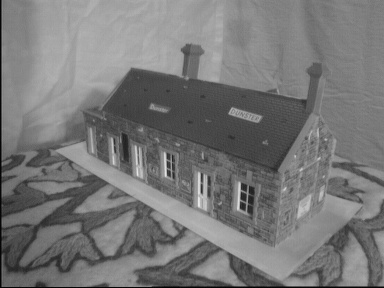
%> input picture data/part2/house1.jpg, 384 x 288 px
$ octave --eval "part2;"   (GNU Octave 9; MATLAB toolbox functions it lacks are replaced by stand-ins)
%> lines starting %> are read from the running program, lines starting %| are printed output that depends on the picture
### code/ransac.m
function [ F, matches ] = ransac(ori_I1,ori_I2,normalised)
    gray_I1  = rgb2gray(ori_I1);
    I1       = im2double(gray_I1);
    gray_I2  = rgb2gray(ori_I2);
    I2       = im2double(gray_I2);

    % Harris Params
    sigma           = 1;
    threshold       = 0.02;
    radius          = 1;
    display_harris  = 0;

    % Putatuive Matches
    nsize = 3;
    pm_threshold = 0.01;
%     display_putative_matches = 1;

%     % Ransac
    ransac_count = 10000;
    ransac_threshold= 1000;
%     display_ransac_matches = 1;
%
%
%
%%

    [~, r1, c1]  = harris(I1, sigma, threshold, radius, display_harris);
    [~, r2, c2]  = harris(I2, sigma, threshold, radius, display_harris);

    [n1, ~, ~] = neighborhoods(I1, r1, c1, nsize);
    [n2, ~, ~] = neighborhoods(I2, r2, c2, nsize);

    d = dist2(n1,n2);
    disp(size(d));
    [dist, pj] = min(d,[],2);
    pi = (1:size(d,1))';
    pi = pi(dist<pm_threshold);
    pj = pj(dist<pm_threshold);

    pmatches = [c1(pi) r1(pi) c2(pj) r2(pj)];


%%  RANSAC
    N = size(pmatches,1);
    max_inlier_count = 0;
    best_F =[];
    best_inliers_idx = [];
    pmatches_idx = (1:size(pmatches,1))';

    for i = 1:ransac_count
        F = fit_fundamental(pmatches,normalised);

        L = (F * [pmatches(:,1:2) ones(N,1)]')'; % transform points from
        % the first image to get epipolar lines in the second image

        % find points on epipolar lines L closest to matches(:,3:4)
        L = L ./ repmat(sqrt(L(:,1).^2 + L(:,2).^2), 1, 3); % rescale the line
        pt_line_dist = sum(L .* [pmatches(:,3:4) ones(N,1)],2);
%         closest_pt = matches(:,3:4) - L(:,1:2) .* repmat(pt_line_dist, 1, 2);
        pt_line_dist1_sq = pt_line_dist.^2;
        sum_pt_line_dist1_sq = sum(pt_line_dist1_sq);
        pt_line_dist1_sq_mean = sum_pt_line_dist1_sq/size(pt_line_dist1_sq,1);
        root_pt_line_dist1_sq_mean = sqrt(pt_line_dist1_sq_mean);

        %%% MSD pt line image 2
        L2 = (F' * [pmatches(:,3:4) ones(N,1)]')'; % transform points from
        L2 = L2 ./ repmat(sqrt(L2(:,1).^2 + L2(:,2).^2), 1, 3); % rescale the line
        pt_line_dist2 = sum(L2 .* [pmatches(:,1:2) ones(N,1)],2);
%          closest_pt2 = matches(:,1:2) - L2(:,1:2) .* repmat(pt_line_dist2, 1, 2);
        pt_line_dist2_sq = pt_line_dist2.^2;
        sum_pt_line_dist2_sq = sum(pt_line_dist2_sq);
        pt_line_dist2_sq_mean = sum_pt_line_dist2_sq/size(pt_line_dist2_sq,1);
        root_pt_line_dist2_sq_mean = sqrt(pt_line_dist2_sq_mean);

        inliers_bool = (pt_line_dist1_sq<ransac_threshold)&(pt_line_dist2_sq<ransac_threshold);
        inliers_count = sum(inliers_bool);
        inliers_idx = pmatches_idx((pt_line_dist1_sq<ransac_threshold)&(pt_line_dist2_sq<ransac_threshold));
        if(inliers_count > max_inlier_count)
            max_inlier_count=inliers_count;
            best_F = F;
            best_inliers_idx = inliers_idx;
        end

        error = root_pt_line_dist1_sq_mean + root_pt_line_dist2_sq_mean;

    end

    fprintf("Inliers : " + max_inlier_count + "\n");
    matches = pmatches( best_inliers_idx, 1:4 );
    F = best_F;


### code/harris.m
% HARRIS - Harris corner detector
%
% Usage:  [cim, r, c] = harris(im, sigma, thresh, radius, disp)
%
% Arguments:
%            im     - image to be processed.
%            sigma  - standard deviation of smoothing Gaussian. Typical
%                     values to use might be 1-3.
%            thresh - threshold (optional). Try a value ~1000.
%            radius - radius of region considered in non-maximal
%                     suppression (optional). Typical values to use might
%                     be 1-3.
%            disp   - optional flag (0 or 1) indicating whether you want
%                     to display corners overlayed on the original
%                     image. This can be useful for parameter tuning.
%
% Returns:
%            cim    - binary image marking corners.
%            r      - row coordinates of corner points.
%            c      - column coordinates of corner points.
%
% If thresh and radius are omitted from the argument list 'cim' is returned
% as a raw corner strength image and r and c are returned empty.

% Reference:
% C.G. Harris and M.J. Stephens. "A combined corner and edge detector",
% Proceedings Fourth Alvey Vision Conference, Manchester.
% pp 147-151, 1988.
%
% Author:
% Peter Kovesi
% Department of Computer Science & Software Engineering
% The University of Western Australia
% pk@cs.uwa.edu.au  www.cs.uwa.edu.au/~pk
%
% March 2002

function [cim, r, c] = harris(im, sigma, thresh, radius, disp)

    error(nargchk(2,5,nargin));

    dx = [-1 0 1; -1 0 1; -1 0 1]; % Derivative masks
    dy = dx';

    Ix = conv2(im, dx, 'same');    % Image derivatives
    Iy = conv2(im, dy, 'same');

    % Generate Gaussian filter of size 6*sigma (+/- 3sigma) and of
    % minimum size 1x1.
    g = fspecial('gaussian',max(1,fix(6*sigma)), sigma);

    Ix2 = conv2(Ix.^2, g, 'same'); % Smoothed squared image derivatives
    Iy2 = conv2(Iy.^2, g, 'same');
    Ixy = conv2(Ix.*Iy, g, 'same');

    cim = (Ix2.*Iy2 - Ixy.^2)./(Ix2 + Iy2 + eps); % Harris corner measure

    % Alternate Harris corner measure used by some.  Suggested that
    % k=0.04 - I find this a bit arbitrary and unsatisfactory.
%   cim = (Ix2.*Iy2 - Ixy.^2) - k*(Ix2 + Iy2).^2;

    if nargin > 2   % We should perform nonmaximal suppression and threshold

	% Extract local maxima by performing a grey scale morphological
	% dilation and then finding points in the corner strength image that
	% match the dilated image and are also greater than the threshold.
	sze = 2*radius+1;                   % Size of mask.
	mx = ordfilt2(cim,sze^2,ones(sze)); % Grey-scale dilate.
	cim = (cim==mx)&(cim>thresh);       % Find maxima.

	[r,c] = find(cim);                  % Find row,col coords.

	if nargin==5 & disp      % overlay corners on original image
	    figure, imagesc(im), axis image, colormap(gray), hold on
	    plot(c,r,'ys'), title('corners detected');
	end

    else  % leave cim as a corner strength image and make r and c empty.
	r = []; c = [];
    end

### code/neighborhoods.m
function [neighborhood, newr, newc] = neighborhoods(image, r, c, nsize)
    neighborhood = [];
    n = (nsize-1)/2;
    newr=[];
    newc=[];

    for i = 1:length(r)
        if( r(i)>n && r(i)<size(image,1)-n && c(i)>n && c(i)<size(image,2)-n )
            nMatrix = image(r(i)-n:r(i)+n,c(i)-n:c(i)+n);
            nVector = reshape(nMatrix,1,[]);
            neighborhood = [ neighborhood; nVector];
            newr=[newr; r(i)];
            newc=[newc; c(i)];
        end
    end


### code/dist2.m
function n2 = dist2(x, c)
% DIST2	Calculates squared distance between two sets of points.
% Adapted from Netlab neural network software:
% http://www.ncrg.aston.ac.uk/netlab/index.php
%
%	Description
%	D = DIST2(X, C) takes two matrices of vectors and calculates the
%	squared Euclidean distance between them.  Both matrices must be of
%	the same column dimension.  If X has M rows and N columns, and C has
%	L rows and N columns, then the result has M rows and L columns.  The
%	I, Jth entry is the  squared distance from the Ith row of X to the
%	Jth row of C.
%
%
%	Copyright (c) Ian T Nabney (1996-2001)

[ndata, dimx] = size(x);
[ncentres, dimc] = size(c);
if dimx ~= dimc
	error('Data dimension does not match dimension of centres')
end

n2 = (ones(ncentres, 1) * sum((x.^2)', 1))' + ...
  ones(ndata, 1) * sum((c.^2)',1) - ...
  2.*(x*(c'));

% Rounding errors occasionally cause negative entries in n2
if any(any(n2<0))
  n2(n2<0) = 0;
end

### code/fit_fundamental.m
function F = fit_fundamental(matches,normalised)
%     samples = randperm(size(matches,1));
%     matches = matches(samples,1:4);


    if normalised
        centroid = sum(matches(1:8,1:2)) / 8;
        diff = matches(1:8,1:2) - repmat(centroid,8,1);
        avgdist = sum(sqrt(diff(:,1).^2 + diff( :,2).^2)) / 8;
        scale = sqrt(2) / avgdist;
        T = diag([scale scale 1]) * [eye(3,2) [-centroid 1]'];
        newpts = matches(1:8,1:2);
        newpts(:,3) = 1;
        newpts = newpts * T';
        newpts = newpts ./ repmat( newpts(:,3), 1, 3);
        x1 = newpts(:,1);
        y1 = newpts(:,2);


        centroid2 = sum(matches(1:8,3:4)) / 8;
        diff2 = matches(1:8,3:4) - repmat(centroid2,8,1);
        avgdist2 = sum(sqrt(diff2(:,1).^2 + diff2( :,2).^2)) / 8;
        scale2 = sqrt(2) / avgdist2;
        T2 = diag([scale2 scale2 1]) * [eye(3,2) [-centroid2 1]'];
        newpts2 = matches(1:8,3:4);
        newpts2(:,3) = 1;
        newpts2 = newpts2 * T2';
        newpts2 = newpts2 ./ repmat( newpts2(:,3), 1, 3);
        x2 = newpts2(:,1);
        y2 = newpts2(:,2);
    else
        x1  = matches(1:8,1);
        y1  = matches(1:8,2);
        x2  = matches(1:8,3);
        y2  = matches(1:8,4);
    end


    A = [ x2.*x1 x2.*y1 x2 y2.*x1 y2.*y1 y2 x1 y1 ones(8,1)];
    [U,D,V] = svd(A,0);
    f = V(:,end);
    F = reshape( f,[3 3])';

    [U,D,V] = svd(F);
    D(3,3) = 0;
    D = D / D(1,1);
    F = U * D * V';

    if normalised
        F = T2' * F * T;
    end


### code/part2.m
function part2()
    %%
    %% load images and match files for the first example
    %%
    img_root = '../data/part2/';
    I1 = imread(strcat(img_root,'house1.jpg'));
%> I1 is the input picture: size 288x384x3 uint8; min 0, max 232, mean 119.2
    I2 = imread(strcat(img_root,'house2.jpg'));
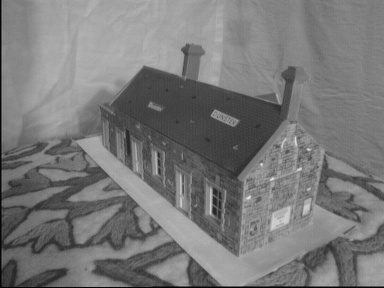
%> input picture data/part2/house2.jpg, 384 x 288 px
%> I2 is the input picture: size 288x384x3 uint8; min 0, max 229, mean 120.7
    matches = load(strcat(img_root,'house_matches.txt'));
    % this is a N x 4 file where the first two numbers of each row
    % are coordinates of corners in the first image and the last two
    % are coordinates of corresponding corners in the second image:
    % matches(i,1:2) is a point in the first image
    % matches(i,3:4) is a corresponding point in the second image

    N = size(matches,1);

    %%
    %% display two images side-by-side with matches
    %% this code is to help you visualize the matches, you don't need
    %% to use it to produce the results for the assignment
    %%
% [5 lines of commented-out code are left out]

    %%
    %% display second image with epipolar lines reprojected
    %% from the first image
    %%

    % first, fit fundamental matrix to the matches
    RANSAC      =   1;
    normalised  =   1;
    if RANSAC
        [ F, matches ] = ransac(I1,I2,normalised);
%> in harris, `cim = (cim==mx)&(cim>thresh);`:
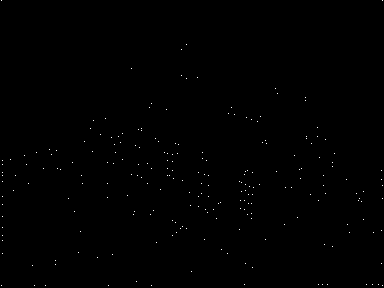
%> cim: size 288x384 logical; 0.21% white in thin lines or dots
%> in harris, `[r,c] = find(cim);`: r = 228 values from 1 to 286; c = 228 values from 2 to 383
%> in ransac, `[~, r1, c1]  = harris(I1, sigma, threshold, radius, display_harris);`: r1 = 228 values, max 286 at index 2, min 1 at index 1, mean 183.7; c1 = 228 values from 2 to 383
%> call 2 of harris, with sigma = 1, thresh = 0.02, radius = 1, disp = 0
%> in harris (call 2), `Ixy = conv2(Ix.*Iy, g, 'same');`:
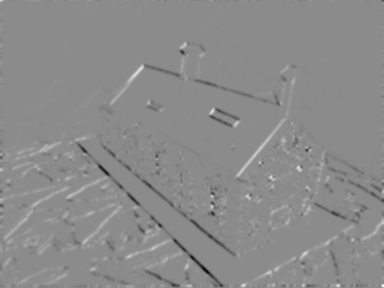
%> Ixy: size 288x384 double; min -0.305, max 0.253, mean -1.47e-06; drawn with min black and max white
%> in harris (call 2), `cim = (cim==mx)&(cim>thresh);`:
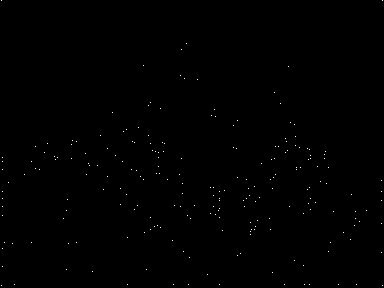
%> cim: size 288x384 logical; 0.2% white in thin lines or dots
%> in harris (call 2), `[r,c] = find(cim);`: r = 222 values from 1 to 286; c = 222 values from 2 to 383
%> in ransac, `[~, r2, c2]  = harris(I2, sigma, threshold, radius, display_harris);`: r2 = 222 values, max 286 at index 2, min 1 at index 1, mean 186.2; c2 = 222 values from 2 to 383
%> the loop in neighborhoods, `for i = 1:length(r)` made 228 passes
%> (nMatrix, nVector, newr, newc) on passes 3 to 5: ([0.243 0.439 0.373; 0.22 0.357 0.278; 0.157 0.31 0.329], [0.243 0.22 0.157 0.439 0.357 0.31 0.373 0.278 0.329], [286; 161], [2; 3]), ([0.271 0.506 0.443; 0.263 0.478 0.408; 0.243 0.424 0.337], [0.271 0.263 0.243 0.506 0.478 0.424 0.443 0.408 0.337], [286; 161; 165], [2; 3; 3]), ([0.137 0.255 0.231; 0.173 0.341 0.341; 0.231 0.455 0.416], [0.137 0.173 0.231 0.255 0.341 0.455 0.231 0.341 0.416], [286; 161; 165; 173], [2; 3; 3; 3])
%> (nMatrix, neighborhood, newr, newc) on pass 2: ([0.0196 0.22 0.4; 0.0118 0.231 0.435; 0.0353 0.231 0.42], [0.0196 0.0118 0.0353 0.22 0.231 0.231 0.4 0.435 0.42], 286, 2)
%> after the loop in neighborhoods, `for i = 1:length(r)`: nMatrix = [0.408 0.384 0.482; 0.373 0.357 0.471; 0.376 0.318 0.373]; nVector = [0.408 0.373 0.376 0.384 0.357 0.318 0.482 0.471 0.373]; newc = 223 values from 2 to 382; newr = 223 values, max 286 at index 1, min 45 at index 108, mean 184.8
%> the loop in neighborhoods (call 2), `for i = 1:length(r)` made 222 passes
%> (nMatrix, nVector, newr, newc) on passes 3 to 5: ([0.275 0.494 0.435; 0.243 0.431 0.38; 0.176 0.341 0.282], [0.275 0.243 0.176 0.494 0.431 0.341 0.435 0.38 0.282], [286; 158], [2; 3]), ([0.133 0.29 0.227; 0.145 0.275 0.286; 0.216 0.4 0.365], [0.133 0.145 0.216 0.29 0.275 0.4 0.227 0.286 0.365], [286; 158; 162], [2; 3; 3]), ([0.133 0.235 0.212; 0.153 0.31 0.282; 0.22 0.435 0.388], [0.133 0.153 0.22 0.235 0.31 0.435 0.212 0.282 0.388], [286; 158; 162; 170], [2; 3; 3; 3])
%> (nMatrix, neighborhood, newr, newc) on pass 2: ([0.0235 0.114 0.22; 0.0157 0.11 0.2; 0.0275 0.129 0.2], [0.0235 0.0157 0.0275 0.114 0.11 0.129 0.22 0.2 0.2], 286, 2)
%> in dist2, `n2 = (ones(ncentres, 1) * sum((x.^2)', 1))' + ones(ndata, 1) * sum((c...`:
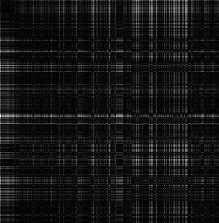
%> n2: size 223x219 double; min 0.000953, max 3.69, mean 0.312; drawn with min black and max white
%|    223   219
%> in ransac, `[dist, pj] = min(d,[],2);`: dist = 223 values, max 0.118 at index 1, min 0.000953 at index 82, mean 0.0177; pj = 223 values, max 219 at index 43, min 2 at index 3, mean 101.6
%> in ransac, `pi = pi(dist<pm_threshold);`: pi = 81 values from 4 to 222
%> in ransac, `pj = pj(dist<pm_threshold);`: pj = 81 values, max 219 at index 29, min 2 at index 2, mean 97.48
%> in ransac, `pmatches = [c1(pi) r1(pi) c2(pj) r2(pj)];`: pmatches = 81 rows, first 8: [3 165 3 162; 3 173 2 286; 3 176 3 192; 3 182 3 170; 3 197 3 216; 3 217 3 199; 3 228 3 249; 3 236 3 216]
%> the loop in ransac, `for i = 1:ransac_count` made 10000 passes
%> (max_inlier_count, best_inliers_idx) on pass 1: (9, [1; 2; 3; 4; 5; 6; 7; 8; 9])
%| Inliers : 9
        N = size(matches,1);
    else
        F = fit_fundamental(matches,normalised); % this is a function that you should write
    end
    L = (F * [matches(:,1:2) ones(N,1)]')'; % transform points from
    % the first image to get epipolar lines in the second image

    % find points on epipolar lines L closest to matches(:,3:4)
    L = L ./ repmat(sqrt(L(:,1).^2 + L(:,2).^2), 1, 3); % rescale the line
    pt_line_dist = sum(L .* [matches(:,3:4) ones(N,1)],2);
    closest_pt = matches(:,3:4) - L(:,1:2) .* repmat(pt_line_dist, 1, 2);


    %% MSD pt line image 1
    pt_line_dist1_sq = pt_line_dist.^2;
    sum_pt_line_dist1_sq = sum(pt_line_dist1_sq);
    pt_line_dist1_sq_mean = sum_pt_line_dist1_sq/size(pt_line_dist1_sq,1);
    %%% MSD pt line image 2
    L2 = (F' * [matches(:,3:4) ones(N,1)]')'; % transform points from
    L2 = L2 ./ repmat(sqrt(L2(:,1).^2 + L2(:,2).^2), 1, 3); % rescale the line
    pt_line_dist2 = sum(L2 .* [matches(:,1:2) ones(N,1)],2);
    closest_pt2 = matches(:,1:2) - L2(:,1:2) .* repmat(pt_line_dist2, 1, 2);

    pt_line_dist2_sq = pt_line_dist2.^2;
    sum_pt_line_dist2_sq = sum(pt_line_dist2_sq);
    pt_line_dist2_sq_mean = sum_pt_line_dist2_sq/size(pt_line_dist2_sq,1);

    pt3 = closest_pt2 - [L2(:,2) -L2(:,1)] * 10; % offset from the closest point is 10 pixels
    pt4 = closest_pt2 + [L2(:,2) -L2(:,1)] * 10;

    clf;
    imshow(I1); hold on;
    plot(matches(:,1), matches(:,2), '+r');
    line([matches(:,1) closest_pt2(:,1)]', [matches(:,2) closest_pt2(:,2)]', 'Color', 'r');
    line([pt3(:,1) pt4(:,1)]', [pt3(:,2) pt4(:,2)]', 'Color', 'g');
    %%

    fprintf("Image 1 points and epipolar of image 2 : " + pt_line_dist1_sq_mean +"\n")
%| Image 1 points and epipolar of image 2 : 13.2082
    fprintf("Image 2 points and epipolar of image 1 : " + pt_line_dist2_sq_mean )
%| Image 2 points and epipolar of image 1 : 1.0956e-31


    % find endpoints of segment on epipolar line (for display purposes)
    pt1 = closest_pt - [L(:,2) -L(:,1)] * 10; % offset from the closest point is 10 pixels
    pt2 = closest_pt + [L(:,2) -L(:,1)] * 10;

    % display points and segments of corresponding epipolar lines
    clf;
    imshow(I2); hold on;
    plot(matches(:,3), matches(:,4), '+r');
    line([matches(:,3) closest_pt(:,1)]', [matches(:,4) closest_pt(:,2)]', 'Color', 'r');
    line([pt1(:,1) pt2(:,1)]', [pt1(:,2) pt2(:,2)]', 'Color', 'g');
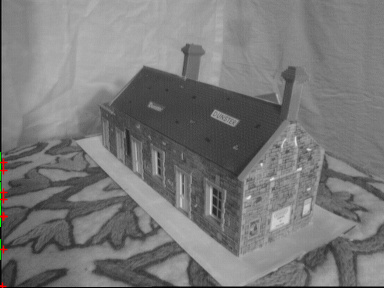
%> figure redrawn from the program's plot data


    %% Load Matrix Camera and find Camera centers
    P1 = load(strcat(img_root,'house1_camera.txt'));
    P2 = load(strcat(img_root,'house2_camera.txt'));
    [~, ~, V] = svd(P1);
    cc1 = V(:,end);
    cc1 = cc1/cc1(4);
    cc1 = cc1(1:3);
    [~, ~, V] = svd(P2);
    cc2 = V(:,end);
    cc2 = cc2/cc2(4);
    cc2 = cc2(1:3);

    %% Triangulation
    for i = 1:size(matches,1)
        pt1 = matches(i,[1,2]);
        pt2 = matches(i,[3,4]);
        crossProductMat1 = [  0   -1  pt1(2); 1   0   -pt1(1); -pt1(2)  pt1(1)   0  ];
        crossProductMat2 = [  0   -1  pt2(2); 1   0   -pt2(1); -pt2(2)  pt2(1)   0  ];
        Eqns = [ crossProductMat1*P1; crossProductMat2*P2 ];

        [~,~,V] = svd(Eqns);
        cal3D_homo = V(:,end)';
        cal3D_homo  = cal3D_homo/cal3D_homo(4);
        cal3D_cart(i,:) = cal3D_homo(1:3);

        projP1 = (P1 * cal3D_homo')';
        projP1 = projP1/projP1(3);
        projP1_cart(i,:) = projP1(1:2);
        projP2 = (P2 * cal3D_homo')';
        projP2 = projP2/projP2(3);
        projP2_cart(i,:) = projP2(1:2);
    end

    %% Residual Calculation
    res1_mat = pdist2(matches(:,1:2),projP1_cart);
    res1 = trace(res1_mat.^2);
    res1 = res1/size(res1_mat,1);
    fprintf("\n Residual Image 1 : "+ res1 );
%|  Residual Image 1 : 42.198
    res2_mat = pdist2(matches(:,3:4),projP2_cart);
    res2 = trace(res2_mat.^2);
    res2 = res2/size(res1_mat,1);
    fprintf("\n Residual Image 2 : "+res2 );
%|  Residual Image 2 : 1778.5228
%> `part2;`:
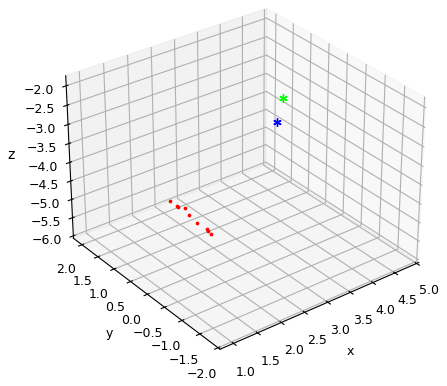
%> figure redrawn from the program's plot data

    %% Plotting
    figure; axis equal;  hold on;
    view(3);
    plot3(-cal3D_cart(:,1), cal3D_cart(:,2), cal3D_cart(:,3), '.r');
    plot3(-cc1(1), cc1(2), cc1(3),'*g');
    plot3(-cc2(1), cc2(2), cc2(3),'*b');
    grid on; xlabel('x'); ylabel('y'); zlabel('z'); axis equal;
